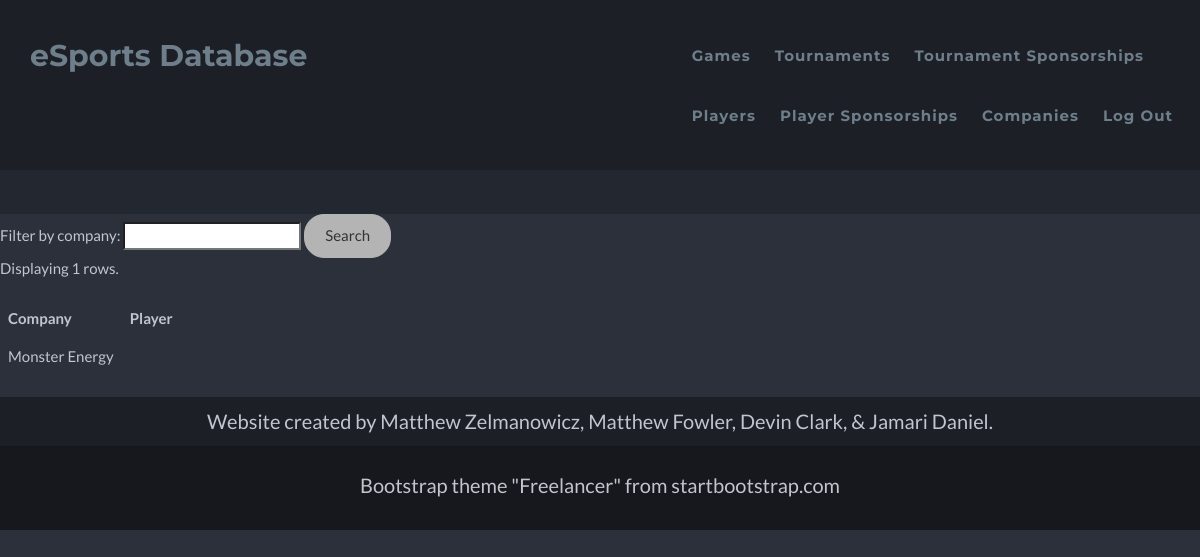
Before: /esportsdatabase/playersponsorships.php (signed in) with the older database file.
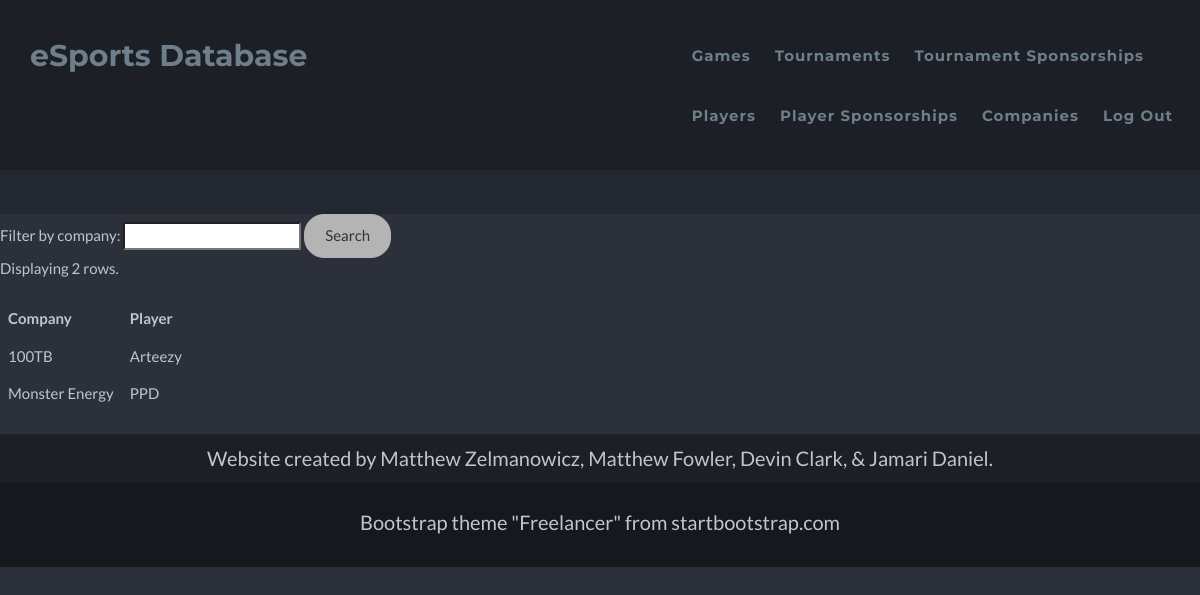
After: the same page with the newer database file.
### tables this page shows
CREATE TABLE `p_sponsorship` (
  `sponsor_id` int(11) NOT NULL,
  `p_id` int(11) NOT NULL,
  `comp_id` int(11) NOT NULL
);

CREATE TABLE `company` (
  `comp_id` int(11) NOT NULL,
  `u_id` int(11) DEFAULT NULL,
  `c_name` varchar(256) DEFAULT NULL
);

CREATE TABLE `player` (
  `p_id` int(11) NOT NULL,
  `u_id` int(11) DEFAULT NULL,
  `age` int(11) DEFAULT NULL,
  `p_Fname` varchar(256) DEFAULT NULL,
  `P_Lname` varchar(256) DEFAULT NULL,
  `p_Uname` varchar(64) NOT NULL
);

### esportsdatabase/functions.php (called while the page is built, shortened)
<?php
$dbhost  = 'localhost';
$dbname  = 'e_sports';
$dbuser  = 'root';
$dbpass  = '';
$connection = new mysqli($dbhost, $dbuser, $dbpass, $dbname);
function queryMysql($query)
{
    global $connection;
    $result = $connection->query($query);
    return $result;
}
?>

### esportsdatabase/playersponsorships.php (the view, shortened to what this page needs)
<?php
require_once 'header.php';
echo"
    <form action='./playersponsorships.php' method='GET'>
        Filter by company: <input type='text' name='company'>
        <input type='submit' value='Search'>
    </form>";
$result = queryMysql("SELECT * FROM player p, p_sponsorship s, company c WHERE p.p_id = s.p_id AND s.comp_id = c.comp_id ORDER BY c.c_name");
if (!$result->num_rows)
{
    echo "<p>No sponsorships! Something probably went wrong.</p><br>";
    require_once 'footer.php';
    die();
}
else
{
    $num    = $result->num_rows;
    echo "Displaying $num rows.<br><br>";
    $output ='<table>
    <tr>
        <th>Company</th>
        <th>Player</th>
    </tr>
  ';
    while($row = $result->fetch_assoc())
    {
        $output = $output . '  <tr>
        <td>' . $row['c_name'] . '</td>
        <td>' . $row['p_Uname'] . '</td>
    </tr>
  ';
    }
    $output = $output . '</table>';
    echo $output;
    echo "
      <br>
      ";
    require_once 'footer.php';
    die();
}
require_once 'footer.php';
?>

Changed rows visible on the page:
no longer on this page (row unchanged): p_sponsorship: comp.c_name "Monster Energy"
now on this page (row unchanged): company: c_name "100TB"
now on this page (row edited): player: p_Uname "Arteezy"
now on this page (row unchanged): company: c_name "Monster Energy"
now on this page (row edited): player: p_Uname "PPD"
Other visible differences:
$num: "1" → "2"
